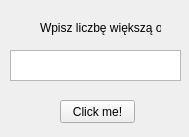
<?xml version="1.0" encoding="UTF-8"?>
<ui version="4.0">
 <class>Form</class>
 <widget class="QWidget" name="Form">
  <property name="geometry">
   <rect>
    <x>0</x>
    <y>0</y>
    <width>189</width>
    <height>137</height>
   </rect>
  </property>
  <property name="windowTitle">
   <string>Form</string>
  </property>
  <widget class="QTextEdit" name="textEdit">
   <property name="geometry">
    <rect>
     <x>10</x>
     <y>50</y>
     <width>171</width>
     <height>31</height>
    </rect>
   </property>
  </widget>
  <widget class="QPushButton" name="pushButton">
   <property name="geometry">
    <rect>
     <x>60</x>
     <y>100</y>
     <width>75</width>
     <height>23</height>
    </rect>
   </property>
   <property name="text">
    <string>Click me!</string>
   </property>
  </widget>
  <widget class="QLabel" name="label">
   <property name="geometry">
    <rect>
     <x>40</x>
     <y>20</y>
     <width>121</width>
     <height>16</height>
    </rect>
   </property>
   <property name="text">
    <string>Wpisz liczbę większą od 5</string>
   </property>
  </widget>
 </widget>
 <resources/>
 <connections/>
</ui>
